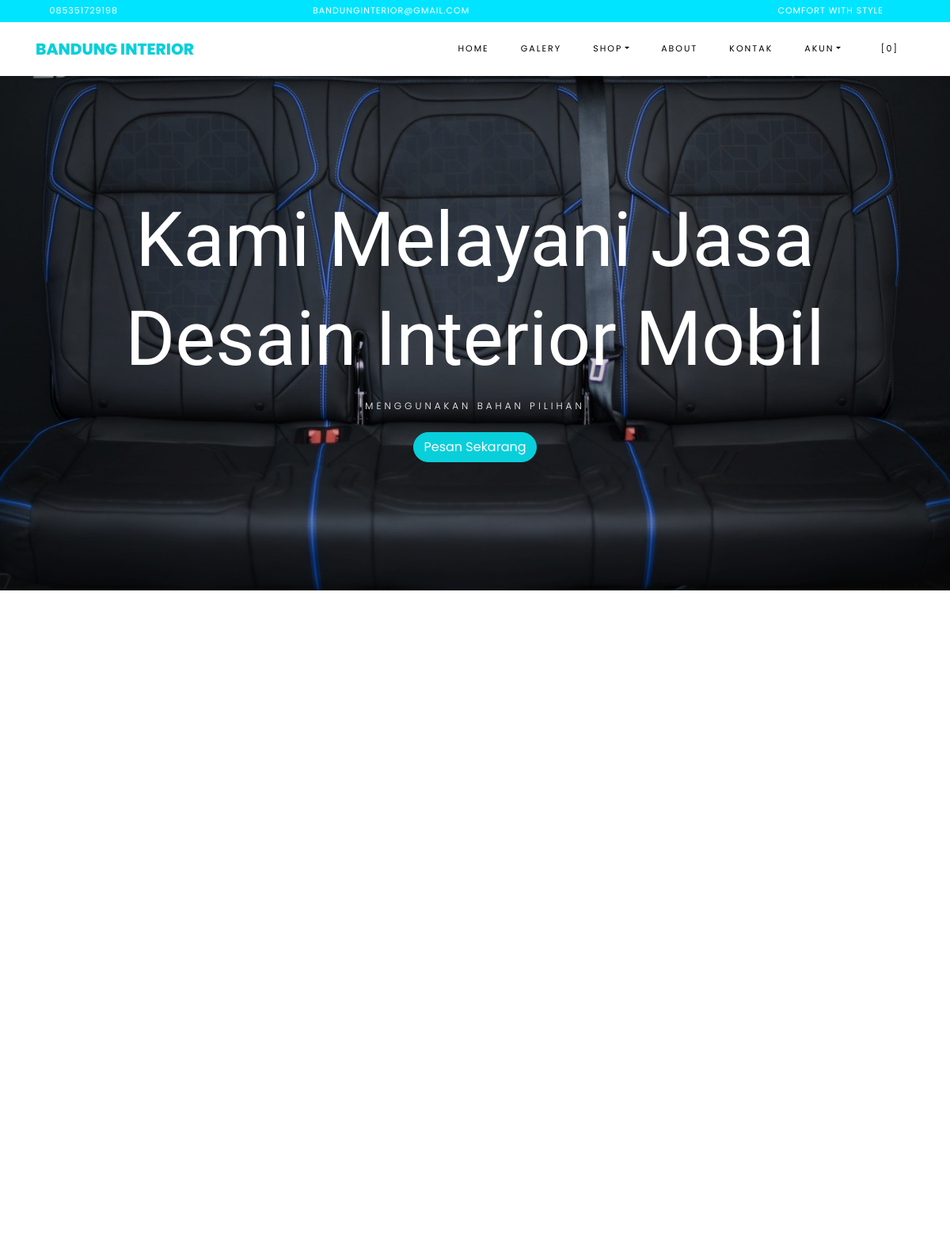
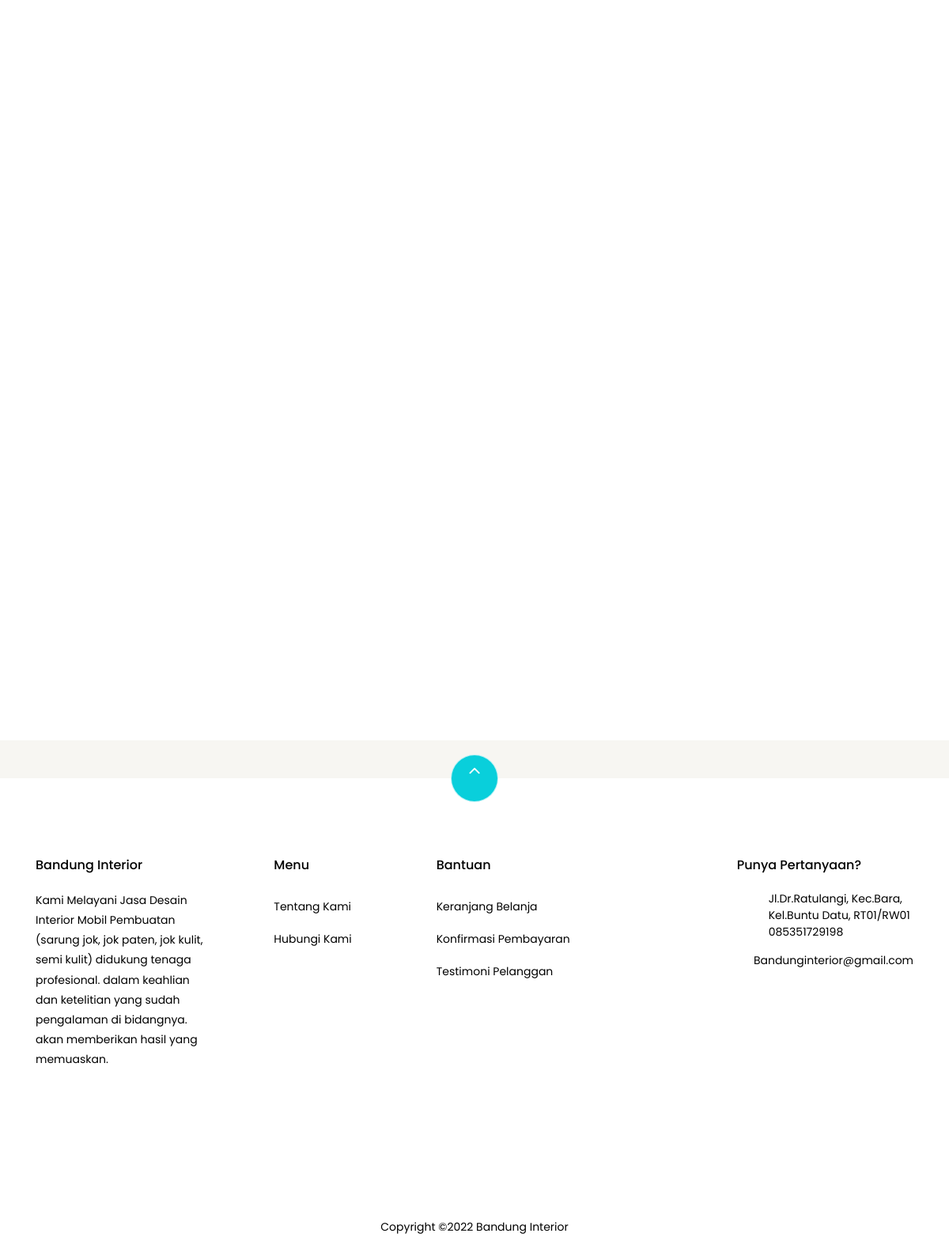
Page /index.php/home on the committed database (2 pictures, top to bottom).
### tables this page shows
CREATE TABLE `settings` (
  `id` int(10) NOT NULL,
  `key` varchar(32) NOT NULL,
  `content` text NOT NULL
);

### application/helpers/themes_helper.php (called while the page is built, shortened)
<?php
if ( ! function_exists('get_theme_name'))
{
    function get_theme_name() {
        $current_theme = get_settings('current_theme_name');
        return ($current_theme) ? $current_theme : false;
    }
}
if ( ! function_exists('get_template_part'))
{
    function get_template_part($file_name = null, $params = array()) {
        if ($file_name !== '') {
            $current_theme = get_theme_name();
            if ( file_exists($file_location = VIEWPATH .'themes/'. $current_theme .'/'. $file_name .'.php')) {
                $CI =& get_instance();
                $CI->load->view('themes/'. $current_theme .'/'. $file_name, $params);
            }
            else {
                echo '<div>Kesalahan: berkas tema <b>'. $file_name .'.php</b> tidak ditemukan.<br>Lokasi berkas: <b>'. $file_location .'</b></div>';
            }
        }
    }
}
if ( ! function_exists('get_header'))
{
    function get_header($params = null, $section = '', $current_section = '') {
        $load_params = array();
        if ( is_null($params)) {
            $load_params['title'] = get_settings('site_name');
        }
        else if ( is_string($params)) {
            $load_params['title'] = $params;
        }
        else if ( is_array($params)) {
            $load_params = $params;
        }
        else {
            $load_params['title'] = get_settings('site_name');
        }
        $load_params['sidebar_section'] = $section;
        $load_params['current_section'] = $current_section;
        get_template_part('header', $load_params);
    }
}
if ( ! function_exists('get_footer'))
{
    function get_footer($params = array()) {
        get_template_part('footer', $params);
    }
}
if ( ! function_exists('get_theme_uri'))
{
    function get_theme_uri($file_name = null, $theme_name = NULL)
    {
        $theme_name = ($theme_name == NULL) ? get_theme_name() : $theme_name;
        return is_null($file_name) ? base_url('assets/themes/'. $theme_name .'/') : base_url('assets/themes/'. $theme_name .'/'. $file_name) ;
    }
}

### application/controllers/Home.php (called while the page is built, shortened)
<?php
class Home extends CI_Controller {
    public function index() {
        $params['title'] = 'Bengkel';
        $products['products'] = $this->product->get_all_products();
        $products['best_deal'] = $this->product->best_deal_product();
        $products['reviews'] = $this->review->get_all_reviews();
        get_header($params);
        get_template_part('home', $products);
        get_footer();
    }
}

### index.php (called while the page is built, shortened)
<?php
require_once BASEPATH . 'core/CodeIgniter.php';

### application/helpers/global_helper.php (called while the page is built, shortened)
<?php
if (!function_exists('get_settings')) {
    function get_settings($key = '')
    {
        $CI = &get_instance();
        $row = $CI->db
            ->select('content')
            ->where('key', $key)
            ->get('settings')
            ->row();
        return $row->content;
    }
}
if (!function_exists('get_store_name')) {
    function get_store_name()
    {
        return get_settings('store_name');
    }
}

### application/helpers/session_helper.php (called while the page is built, shortened)
<?php
if (!function_exists('init')) {
    function init()
    {
        $CI = &get_instance();
        return $CI;
    }
}
if (!function_exists('session_data')) {
    function session_data()
    {
        $CI = init();
        $read_session_in_cookie = get_cookie('__ACTIVE_SESSION_DATA');
        $read_session_in_session = $CI->session->userdata('__ACTIVE_SESSION_DATA');
        if ($read_session_in_cookie) {
            $read_data = $CI->encryption->decrypt($read_session_in_cookie);
            $read_data = json_decode($read_data);
            return $read_data;
        } else if ($read_session_in_session) {
            $read_data = $CI->encryption->decrypt($read_session_in_session);
            $read_data = json_decode($read_data);
            return $read_data;
        } else {
            $default_session = new stdClass();
            $default_session->is_login = FALSE;
            $default_session->user_id = 0;
            $default_session->login_at = 0;
            $default_session->remember_me = FALSE;
            return $default_session;
        }
    }
}

### application/views/themes/interior/home.php (the view, shortened to what this page needs)
<section id="home-section" class="hero">
    <div class="home-slider owl-carousel">
    <div class="slider-item" style="background-image: url(<?php echo get_theme_uri('images/bg_1.jpg'); ?>);">
        <div class="overlay"></div>
      <div class="container">
        <div class="row slider-text justify-content-center align-items-center" data-scrollax-parent="true">
          <div class="col-md-12 ftco-animate text-center">
            <h1 class="mb-2">Kami Melayani Jasa Desain Interior Mobil</h1>
            <h2 class="subheading mb-4">Menggunakan Bahan Pilihan</h2>
            <p><a href="#products" class="btn btn-primary">Pesan Sekarang</a></p>
          </div>
        </div>
      </div>
    </div>
  </div>
</section>
<section class="ftco-section" id="products">
  </section>
  <section class="ftco-section">
  <div class="container">
          <div class="row justify-content-center mb-3 pb-3">
  </div>
  </div>
  <div class="container">
      <div class="row">
      </div>
  </div>
</section>
<section class="ftco-section testimony-section">
    <div class="container">
      <div class="row justify-content-center mb-5 pb-3">
      </div>
    </div>
  </section>

### application/views/themes/interior/header.php (shortened to what this page needs)
?><!DOCTYPE html>
<html lang="en">
  <head>
    <link rel="stylesheet" href="<?php echo get_theme_uri('css/open-iconic-bootstrap.min.css'); ?>">
    <link rel="stylesheet" href="<?php echo get_theme_uri('css/animate.css'); ?>">
    <link rel="stylesheet" href="<?php echo get_theme_uri('css/owl.carousel.min.css'); ?>">
    <link rel="stylesheet" href="<?php echo get_theme_uri('css/owl.theme.default.min.css'); ?>">
    <link rel="stylesheet" href="<?php echo get_theme_uri('css/magnific-popup.css'); ?>">
    <link rel="stylesheet" href="<?php echo get_theme_uri('css/aos.css'); ?>">
	<link rel="stylesheet" href="<?php echo get_theme_uri('css/ionicons.min.css'); ?>">
	<link rel="stylesheet" href="<?php echo get_theme_uri('js/plugins/@fortawesome/fontawesome-free/css/all.min.css', 'argon'); ?>">
    <link rel="stylesheet" href="<?php echo get_theme_uri('css/bootstrap-datepicker.css'); ?>">
    <link rel="stylesheet" href="<?php echo get_theme_uri('css/jquery.timepicker.css'); ?>">
    <link rel="stylesheet" href="<?php echo get_theme_uri('css/flaticon.css'); ?>">
    <link rel="stylesheet" href="<?php echo get_theme_uri('css/icomoon.css'); ?>">
	<link rel="stylesheet" href="<?php echo get_theme_uri('css/style.css'); ?>">
	<link rel="stylesheet" href="<?php echo base_url('assets/plugins/toastr/toastr.min.css'); ?>">
  </head>
  <body class="goto-here">
		<div class="py-1" style="background-color: #00e4ff;">
    	<div class="container">
    		<div class="row no-gutters d-flex align-items-start align-items-center px-md-0">
	    		<div class="col-lg-12 d-block">
		    		<div class="row d-flex">
		    			<div class="col-md pr-4 d-flex topper align-items-center">
					    	<div class="icon mr-2 d-flex justify-content-center align-items-center"><span class="icon-phone2"></span></div>
						    <span class="text"><?php echo get_settings('store_phone_number'); ?></span>
					    </div>
					    <div class="col-md pr-4 d-flex topper align-items-center">
					    	<div class="icon mr-2 d-flex justify-content-center align-items-center"><span class="icon-paper-plane"></span></div>
						    <span class="text"><?php echo get_settings('store_email'); ?></span>
					    </div>
					    <div class="col-md-5 pr-4 d-flex topper align-items-center text-lg-right">
						    <span class="text"><?php echo get_settings('store_tagline'); ?></span>
					    </div>
				    </div>
			    </div>
		    </div>
		  </div>
    </div>
    <nav class="navbar navbar-expand-lg navbar-dark ftco_navbar bg-dark ftco-navbar-light" id="ftco-navbar">
	    <div class="container">
	      <a class="navbar-brand" href="<?php echo base_url(); ?>"><?php echo get_store_name(); ?></a>
	      <div class="collapse navbar-collapse" id="ftco-nav">
	        <ul class="navbar-nav ml-auto">
	          <li class="nav-item active"><a href="<?php echo base_url(); ?>" class="nav-link">Home</a></li>
	          <li class="nav-item active"><a href="<?php echo site_url('index'); ?>" class="nav-link">Galery</a></li>
	          <li class="nav-item dropdown">
              <a class="nav-link dropdown-toggle" href="#" id="dropdown04" data-toggle="dropdown" aria-haspopup="true" aria-expanded="false">Shop</a>
            </li>
	          <li class="nav-item"><a href="<?php echo site_url('pages/about'); ?>" class="nav-link">About</a></li>
              <li class="nav-item"><a href="<?php echo site_url('pages/contact'); ?>" class="nav-link">Kontak</a></li>
              <li class="nav-item dropdown">
              <a class="nav-link dropdown-toggle" href="#" id="dropdown05" data-toggle="dropdown" aria-haspopup="true" aria-expanded="false">Akun</a>
            </li>
	          <li class="nav-item cta cta-colored"><a href="<?php echo site_url('shop/cart'); ?>" class="nav-link"><span class="icon-shopping_cart"></span>[<span class="cart-item-total">0</span>]</a></li>
	        </ul>
	      </div>
	    </div>
	  </nav>

### application/views/themes/interior/footer.php (shortened to what this page needs)
<section class="ftco-section ftco-no-pt ftco-no-pb py-5 bg-light">
    <div class="container py-4">
    </div>
  </section>
  <footer class="ftco-footer ftco-section">
    <div class="container">
        <div class="row">
            <div class="mouse">
                      <a href="#" class="mouse-icon">
                          <div class="mouse-wheel"><span class="ion-ios-arrow-up"></span></div>
                      </a>
                  </div>
        </div>
      <div class="row mb-5">
        <div class="col-md">
          <div class="ftco-footer-widget mb-4">
            <h2 class="ftco-heading-2"><?php echo get_store_name(); ?></h2>
            <p><?php echo get_settings('store_description'); ?></p>
            <ul class="ftco-footer-social list-unstyled float-md-left float-lft mt-5">
            </ul>
          </div>
        </div>
        <div class="col-md">
          <div class="ftco-footer-widget mb-4 ml-md-5">
            <h2 class="ftco-heading-2">Menu</h2>
            <ul class="list-unstyled">
              <li><a href="<?php echo site_url('pages/about'); ?>" class="py-2 d-block">Tentang Kami</a></li>
              <li><a href="<?php echo site_url('pages/contact'); ?>" class="py-2 d-block">Hubungi Kami</a></li>
            </ul>
          </div>
        </div>
        <div class="col-md-4">
           <div class="ftco-footer-widget mb-4">
            <h2 class="ftco-heading-2">Bantuan</h2>
            <div class="d-flex">
                <ul class="list-unstyled mr-l-5 pr-l-3 mr-4">
                  <li><a href="<?php echo site_url('shop/cart'); ?>" class="py-2 d-block">Keranjang Belanja</a></li>
                  <li><a href="<?php echo site_url('customer/payments/confirm'); ?>" class="py-2 d-block">Konfirmasi Pembayaran</a></li>
                  <li><a href="<?php echo site_url('shop/testimonial'); ?>" class="py-2 d-block">Testimoni Pelanggan</a></li>
                </ul>
              </div>
          </div>
        </div>
        <div class="col-md">
          <div class="ftco-footer-widget mb-4">
              <h2 class="ftco-heading-2">Punya Pertanyaan?</h2>
              <div class="block-23 mb-3">
                <ul>
                  <li><span class="icon icon-map-marker"></span><span class="text"><?php echo get_settings('store_address'); ?></span></li>
                  <li><a href="#"><span class="icon icon-phone"></span><span class="text"><?php echo get_settings('store_phone_number'); ?></span></a></li>
                  <li><a href="#"><span class="icon icon-envelope"></span><span class="text"><?php echo get_settings('store_email'); ?></span></a></li>
                </ul>
              </div>
          </div>
        </div>
      </div>
      <div class="row">
        <div class="col-md-12 text-center">
          <p>Copyright &copy;<script>document.write (new Date().getFullYear());</script> Bandung Interior</p>
        </div>
      </div>
    </div>
  </footer>
</body>
</html>

### assets/themes/interior/css/icomoon.css (style rules this page uses)
[class^="icon-"], [class*=" icon-"] { font-family: 'icomoon' !important; speak: none; font-style: normal; font-weight: normal; font-variant: normal; text-transform: none; line-height: 1; -webkit-font-smoothing: antialiased; -moz-osx-font-smoothing: grayscale; }
.icon-map-marker:before { content: "\f041"; }
.icon-phone:before { content: "\f095"; }
.icon-envelope:before { content: "\f0e0"; }
.icon-paper-plane:before { content: "\f1d8"; }
.icon-phone2:before { content: "\e0cd"; }
.icon-shopping_cart:before { content: "\e8cc"; }

### rows in the picture
settings: content "085351729198"
settings: content "BANDUNGINTERIOR@GMAIL.COM", content "Bandunginterior@gmail.com"
settings: content "COMFORT WITH STYLE"
settings: content "BANDUNG INTERIOR", content "Bandung Interior"
settings: content (picture)
settings: content "Kami Melayani Jasa Desain Interior Mobil Pembuatan (sarung jok, jok paten, jok kulit, semi kulit) didukung tenaga profesional. dalam keahlian dan ketelitian yang sudah pengalaman di bidangnya. akan memberikan hasil yang memuaskan."
settings: content "Jl.Dr.Ratulangi, Kec.Bara, Kel.Buntu Datu, RT01/RW01"
